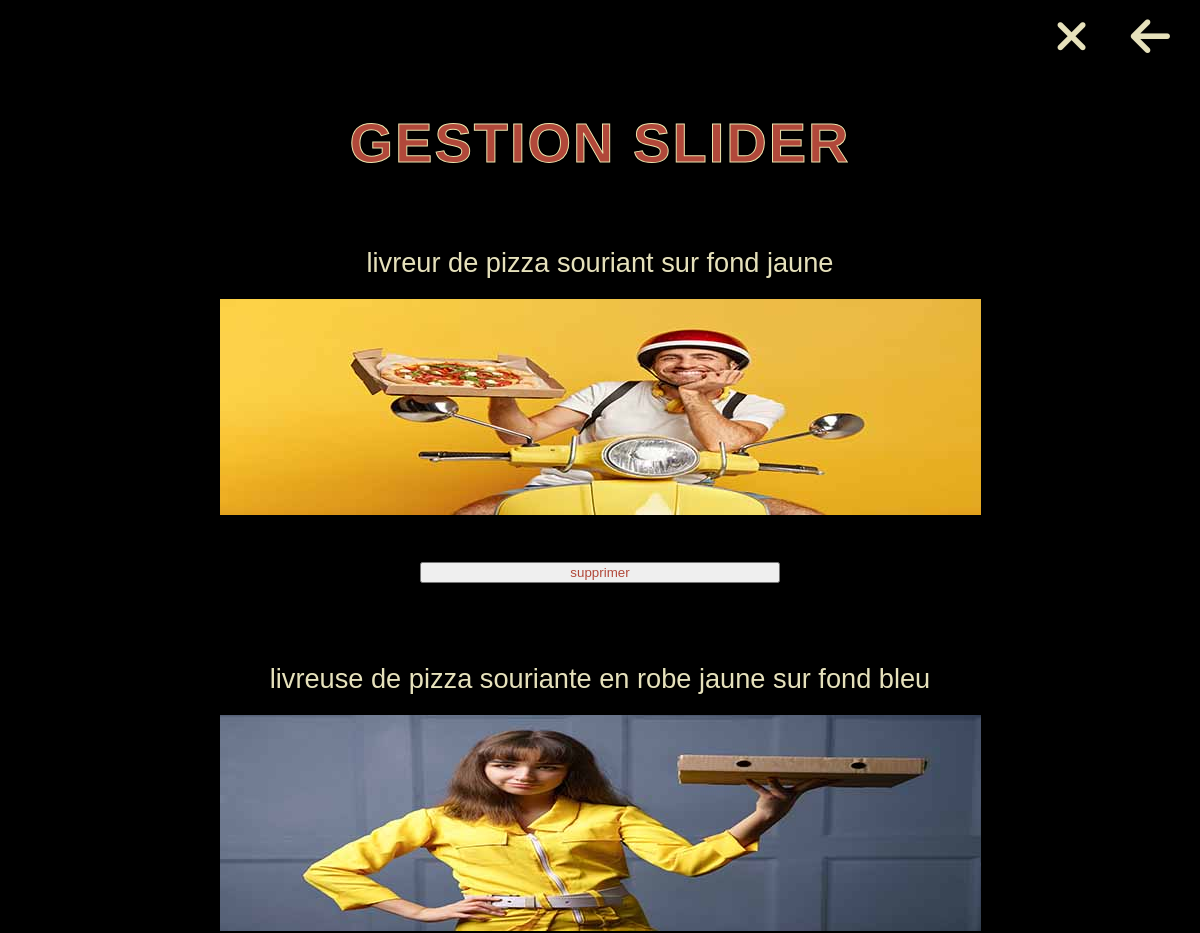
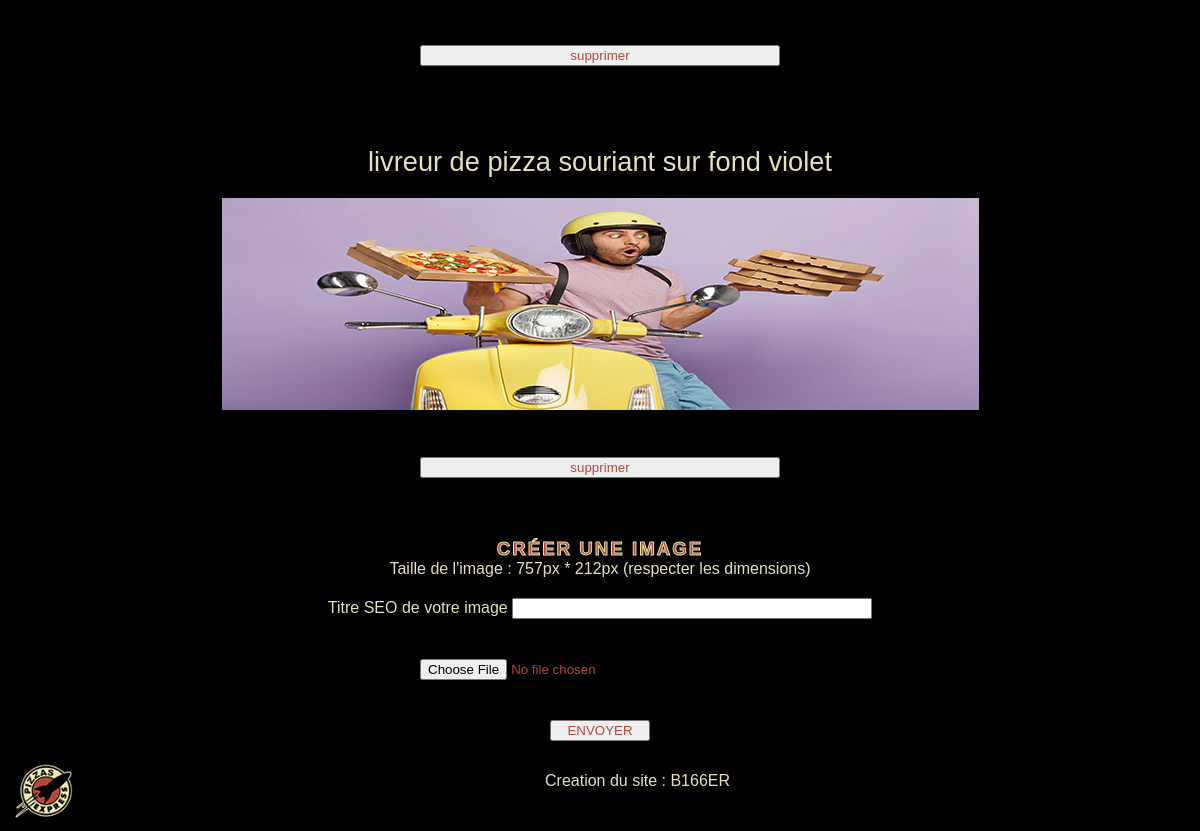
Page /indexAdmin.php?action=listSlides (signed in) on the committed database (2 pictures, top to bottom).
### tables this page shows
CREATE TABLE `slider` (
  `id` int(10) UNSIGNED NOT NULL,
  `title` varchar(256) NOT NULL,
  `imgAdress` varchar(256) NOT NULL
);

### app/Controllers/back/BackController.php (called while the page is built, shortened)
<?php
class BackController
{
    public function listSlides()
    {
        $images = new \Project\Models\ImagesManager();
        $allSlides = $images->getSlides();
        require 'app/Views/back/listSlides.php';
    }
}

### app/Models/ImagesManager.php (called while the page is built, shortened)
<?php
class ImagesManager extends Manager{
    public function getSlides()
    {
        $bdd = $this->dbConnect();
        $req = $bdd->query("SELECT * FROM slider");
        return $req;
    }
}

### app/Views/back/listSlides.php (the view, shortened to what this page needs)
<h1>Gestion slider</h1>
<section id="slides">
    <?php foreach($allSlides as $slides){ ?>
    <div class="card_articles">
        <p><?= $slides["title"] ?></p>
        <p><img src="<?= $slides["imgAdress"] ?>" alt="<?= $slides['title'] ?>"></p>
        <form action="indexAdmin.php?action=deleteSlide&id=<?= $slides['id'] ?>"method="post">
            <input type="submit" value="supprimer">
        </form>
    </div>
    <?php   } ?>
</section>
<div class="newOne">
    <h3>Créer une image</h3>
    <p>Taille de l'image : 757px * 212px (respecter les dimensions)</p>
    <form action="indexAdmin.php?action=creatSlide" method="post" enctype="multipart/form-data" class="formImg">
        <div>
            <label for="title">Titre SEO de votre image</label>
            <input type="text" id="title" name="title">
        </div>
        <div>
            <input type="file" name="fileToUpload" class="filesImg">
        </div>
        <div>
            <input type="submit" value="ENVOYER" id="upload" class="submit">
        </div>
    </form>
</div>
<?php require 'templates/template.php'; ?>

### app/Public/back/css/style.css (style rules this page uses)
* { margin: 0; font-family: 'Arial Black', arial; box-sizing: border-box; color: rgb(230, 225, 187); }
h1, h2, h3 { width: 100%; text-align: center; text-transform: uppercase; color: rgb(177, 72, 58); -webkit-text-stroke: 1px rgb(235, 228, 173); letter-spacing: 2px; }
h1 { padding: 70px 0 32px 0; font-size: 3.5em; }
h3 { padding-top: 20px; -webkit-text-stroke: 1px rgb(235, 228, 173); }
section { width:100%; display:flex; flex-direction: column; }
.card_articles { width: auto; min-width: 350px; padding: 20px 20px; }
.card_articles p { margin: 20px auto; font-size: 1.7em; }
button, input, textarea { color: rgb(177, 72, 58); }
.submit { width: 100px; }
.newOne { width: 100%; }
.newOne p { text-align: center; }
form { width: 100%; display: flex; flex-direction: column; }
form label, form input, form textarea { width: 360px; margin: 20px auto; }
form div { text-align: center; }
#slides .card_articles { text-align: center; }

### rows in the picture
slider: title "livreur de pizza souriant sur fond jaune", imgAdress (picture)
slider: title "livreuse de pizza souriante en robe jaune sur fond bleu", imgAdress (picture)
slider: title "livreur de pizza souriant sur fond violet", imgAdress (picture)
